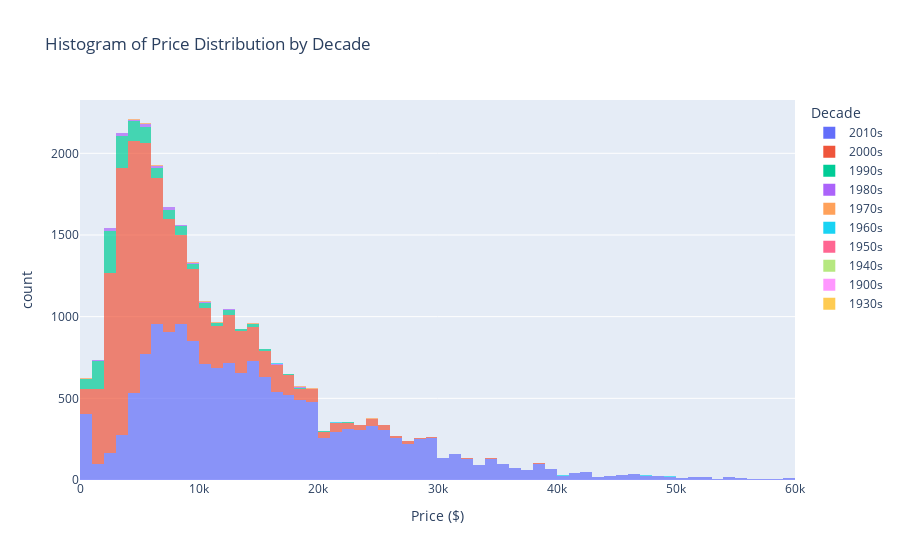

The notebook cell saved with this chart:
### Markdown cell above
In order to assist our client in making the most sales, we want to find out what some factors are that can impact how quickly a car sales, as well as for what price. Therefore, we want to consider price in relationship to all the factors that are available. Let's start by figuring out which decade of mode_year had the highest prices associated.

### Code cell
# Define decade bins
bins = np.arange(1900, 2030, 10)  # Decade bins from 1900 to 2020
labels = [f"{int(start)}s" for start in bins[:-1]]  # Create labels for each decade

# Assign each model_year to a decade bin
vehicles_df['decade'] = pd.cut(vehicles_df['model_year'], bins=bins, labels=labels, right=False)

# Create a histogram using Plotly Express
fig = px.histogram(vehicles_df, x="price", color="decade",
                   nbins=400, barmode="stack",
                   title="Histogram of Price Distribution by Decade",
                   labels={"price": "Price ($)", "decade": "Decade"},
                   opacity=0.7)

# Update the x axis to only show prices 0 to 50,000, since the majority of prices are below 50,000
fig.update_xaxes(range=[0, 60000])

# Show the plot
fig.show()

### Figure 1 — Plotly figure (JSON) as saved in the notebook; plotly's stock layout.template omitted (floating-point values rounded to 4 significant figures; data arrays with more than 128 entries replaced by an {"elided": "..."} marker saying what was removed)
{"data": [{"alignmentgroup": "True", "bingroup": "x", "hovertemplate": "Decade=2010s<br>Price ($)=%{x}<br>count=%{y}<extra></extra>", "legendgroup": "2010s", "marker": {"color": "#636efa", "opacity": 0.7, "pattern": {"shape": ""}}, "name": "2010s", "nbinsx": 400, "offsetgroup": "2010s", "orientation": "v", "showlegend": true, "type": "histogram", "x": {"elided": "16364 int values"}, "xaxis": "x", "yaxis": "y"}, {"alignmentgroup": "True", "bingroup": "x", "hovertemplate": "Decade=2000s<br>Price ($)=%{x}<br>count=%{y}<extra></extra>", "legendgroup": "2000s", "marker": {"color": "#EF553B", "opacity": 0.7, "pattern": {"shape": ""}}, "name": "2000s", "nbinsx": 400, "offsetgroup": "2000s", "orientation": "v", "showlegend": true, "type": "histogram", "x": {"elided": "10963 int values"}, "xaxis": "x", "yaxis": "y"}, {"alignmentgroup": "True", "bingroup": "x", "hovertemplate": "Decade=1990s<br>Price ($)=%{x}<br>count=%{y}<extra></extra>", "legendgroup": "1990s", "marker": {"color": "#00cc96", "opacity": 0.7, "pattern": {"shape": ""}}, "name": "1990s", "nbinsx": 400, "offsetgroup": "1990s", "orientation": "v", "showlegend": true, "type": "histogram", "x": {"elided": "1250 int values"}, "xaxis": "x", "yaxis": "y"}, {"alignmentgroup": "True", "bingroup": "x", "hovertemplate": "Decade=1980s<br>Price ($)=%{x}<br>count=%{y}<extra></extra>", "legendgroup": "1980s", "marker": {"color": "#ab63fa", "opacity": 0.7, "pattern": {"shape": ""}}, "name": "1980s", "nbinsx": 400, "offsetgroup": "1980s", "orientation": "v", "showlegend": true, "type": "histogram", "x": {"elided": "153 int values"}, "xaxis": "x", "yaxis": "y"}, {"alignmentgroup": "True", "bingroup": "x", "hovertemplate": "Decade=1970s<br>Price ($)=%{x}<br>count=%{y}<extra></extra>", "legendgroup": "1970s", "marker": {"color": "#FFA15A", "opacity": 0.7, "pattern": {"shape": ""}}, "name": "1970s", "nbinsx": 400, "offsetgroup": "1970s", "orientation": "v", "showlegend": true, "type": "histogram", "x": [18400, 10500, 3500, 16000, 2500, 3600, 9700, 11900, 18500, 10500, 19000, 5000, 10000, 45000, 18995, 49995, 24900, 25500, 24000, 9300, 22500, 6500, 40000, 2500, 5500, 28000, 4950, 34900, 1, 11500, 6900, 4500, 8500, 20000, 24500, 13500, 11800, 49900, 16900, 1, 11999, 7500, 16900, 35000, 18000, 12500, 6850, 5500, 8500, 16500, 14000, 7500, 18500, 3900, 14500, 15895, 4300, 5500, 7500, 12000, 15500], "xaxis": "x", "yaxis": "y"}, {"alignmentgroup": "True", "bingroup": "x", "hovertemplate": "Decade=1960s<br>Price ($)=%{x}<br>count=%{y}<extra></extra>", "legendgroup": "1960s", "marker": {"color": "#19d3f3", "opacity": 0.7, "pattern": {"shape": ""}}, "name": "1960s", "nbinsx": 400, "offsetgroup": "1960s", "orientation": "v", "showlegend": true, "type": "histogram", "x": [51000, 49000, 5500, 67500, 10500, 26000, 16000, 4000, 47000, 24995, 8500, 42500, 55000, 27000, 21000, 19000, 20000, 19500, 32500, 3800, 6000, 7000, 60000, 49000, 25000, 21500, 27000, 18500, 49750, 36000, 32000, 16000, 28995, 11500, 17500, 6250, 5500, 17500, 15900, 18000, 13995, 32500, 20000, 9500, 1, 21500, 17500, 21000, 18000, 22500, 29900, 9400, 40000], "xaxis": "x", "yaxis": "y"}, {"alignmentgroup": "True", "bingroup": "x", "hovertemplate": "Decade=1950s<br>Price ($)=%{x}<br>count=%{y}<extra></extra>", "legendgroup": "1950s", "marker": {"color": "#FF6692", "opacity": 0.7, "pattern": {"shape": ""}}, "name": "1950s", "nbinsx": 400, "offsetgroup": "1950s", "orientation": "v", "showlegend": true, "type": "histogram", "x": [23900, 35000], "xaxis": "x", "yaxis": "y"}, {"alignmentgroup": "True", "bingroup": "x", "hovertemplate": "Decade=1940s<br>Price ($)=%{x}<br>count=%{y}<extra></extra>", "legendgroup": "1940s", "marker": {"color": "#B6E880", "opacity": 0.7, "pattern": {"shape": ""}}, "name": "1940s", "nbinsx": 400, "offsetgroup": "1940s", "orientation": "v", "showlegend": true, "type": "histogram", "x": [21000], "xaxis": "x", "yaxis": "y"}, {"alignmentgroup": "True", "bingroup": "x", "hovertemplate": "Decade=1900s<br>Price ($)=%{x}<br>count=%{y}<extra></extra>", "legendgroup": "1900s", "marker": {"color": "#FF97FF", "opacity": 0.7, "pattern": {"shape": ""}}, "name": "1900s", "nbinsx": 400, "offsetgroup": "1900s", "orientation": "v", "showlegend": true, "type": "histogram", "x": [12995], "xaxis": "x", "yaxis": "y"}, {"alignmentgroup": "True", "bingroup": "x", "hovertemplate": "Decade=1930s<br>Price ($)=%{x}<br>count=%{y}<extra></extra>", "legendgroup": "1930s", "marker": {"color": "#FECB52", "opacity": 0.7, "pattern": {"shape": ""}}, "name": "1930s", "nbinsx": 400, "offsetgroup": "1930s", "orientation": "v", "showlegend": true, "type": "histogram", "x": [5000], "xaxis": "x", "yaxis": "y"}], "layout": {"barmode": "stack", "legend": {"title": {"text": "Decade"}, "tracegroupgap": 0}, "title": {"text": "Histogram of Price Distribution by Decade"}, "xaxis": {"anchor": "y", "domain": [0, 1], "range": [0, 60000], "title": {"text": "Price ($)"}}, "yaxis": {"anchor": "x", "domain": [0, 1], "title": {"text": "count"}}}}
